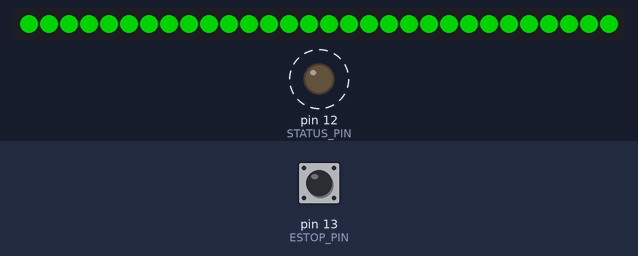
Bench run of a sketch on a simulated Arduino Uno, built with avr-gcc and run on an emulated ATmega328P. Shown: 30 RGB LEDs in strip order, left to right, output pins drawn as LEDs (lit = HIGH). Dashed ring = blinking. The test bench sets the inputs (shaded band); at power-on: pin 13 (ESTOP_PIN) LOW. Dim RGB values are drawn brighter than linear.

Above: at 2.8 s.
2.9 s: pin 13 (ESTOP_PIN) pulled HIGH for 3.2 s
At 3.4 s:
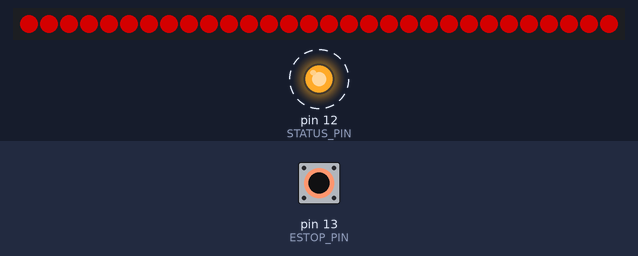
7.6 s: pin 13 (ESTOP_PIN) pulled HIGH for 1.2 s
At 8.9 s:
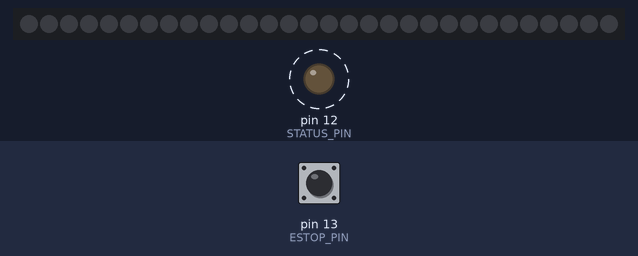
Timing chart, 0 to 16.5 s (numbered marks = the images above; inputs shaded):
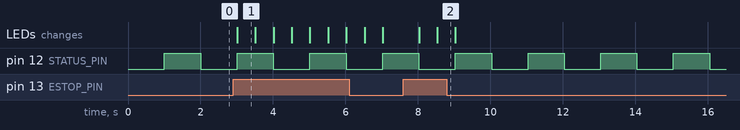

Measured:
- after the input at 2.9 s, the LEDs: change after 0.11 s (image 1)
- after the input at 7.6 s, the LEDs: first change after 0.43 s (image 2 shows a later state)
- by itself, pin 12 (STATUS_PIN): alternates HIGH for 1.0 s and LOW for 1.0 s
- what the display in image 1 shows lasts 0.5 s, from 3.0 s to 3.5 s

The sketch:

esp8266-router-monitor.ino
```cpp
// (licence header left out)
#include <Adafruit_NeoPixel.h>

// NeoPixel definitions
#define LED_PIN 15
#define LED_COUNT 30

// estop signal definitions
#define ESTOP_PIN 13
#define ESTOP_PRESSED HIGH

// status LED definitions
#define STATUS_PIN 12

// define NeoPixel object
Adafruit_NeoPixel strip(LED_COUNT, LED_PIN, NEO_GRB + NEO_KHZ800);

// initiliaze estop state
int estopState = 0;

// initiliaze status LED state
int statusState = 0;

void setup() {
  // NeoPixel setup
  strip.begin(); // initialize NeoPixels
  strip.show(); // turn off all pixels
  strip.setBrightness(127); // out of 255

  // estop signal setup
  pinMode(ESTOP_PIN, INPUT);

  // status LED setup
  pinMode(STATUS_PIN, OUTPUT);
}

void loop() {
  // check estop status and update LEDs
  if (machineIsEstopped()) {
    flashRedLeds();
  } else {
    steadyGreenLeds();
  }

  // blink status LED
  if (statusState==0) {
    digitalWrite(STATUS_PIN, HIGH);
    statusState = 1;
  } else {
    digitalWrite(STATUS_PIN, LOW);
    statusState = 0;
  }
}

// To eliminate any confusion about estop signaling, this function
// returns true if the machine is estopped, and false otherwise.
boolean machineIsEstopped () {
  estopState = digitalRead(ESTOP_PIN);
  return (estopState == ESTOP_PRESSED);
}

// Steady solid green with 1 second cycle
void steadyGreenLeds() {
  uint32_t green = strip.Color(0, 255, 0);
  setSolidColor(green);
  delay(1000);
}

// Flash solid red with 1 second cycle
void flashRedLeds() {
  uint32_t red = strip.Color(255, 0, 0);
  uint32_t blank = strip.Color(0, 0, 0);
  setSolidColor(red);
  delay(500);
  setSolidColor(blank);
  delay(500);
}

// Set the whole strip of NeoPixels to a single color
void setSolidColor(uint32_t color) {
  for(int i=0; i<strip.numPixels(); i++) {
    strip.setPixelColor(i, color);
  }
  strip.show();
}
```
